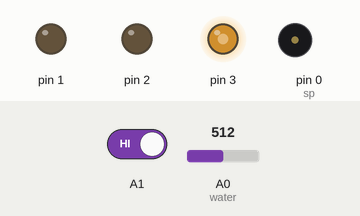
Recording of a sketch running on a simulated Arduino Uno, built with avr-gcc and run on an emulated ATmega328P. Parts: output pins drawn as LEDs (lit = HIGH), buzzer (waves = sounding). The test bench sets the inputs (shaded band); at power-on: A0 (water) = 512, A1 HIGH.

Above: at 1.8 s.
1.9 s: A0 (water) set to 55
3.4 s: A0 (water) set to 46
At 5.0 s:
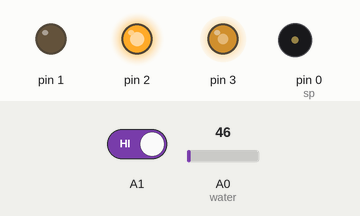
7.7 s: A0 (water) set to 122
At 9.2 s:
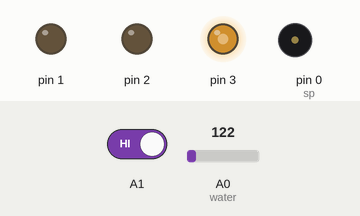
9.5 s: A1 driven LOW
At 10.9 s:
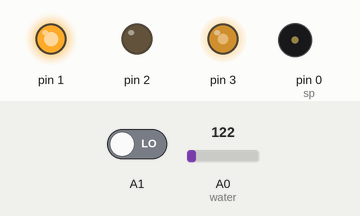
11.5 s: A1 driven HIGH
At 15.6 s:
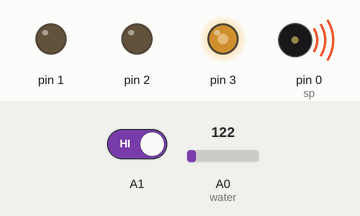
15.8 s: A0 (water) set to 40
At 16.7 s:
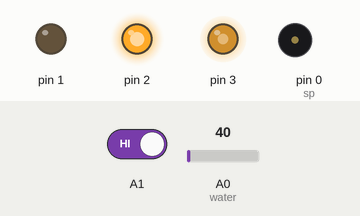
Timing chart, 0 to 18.5 s (numbered marks = the images above; inputs shaded):
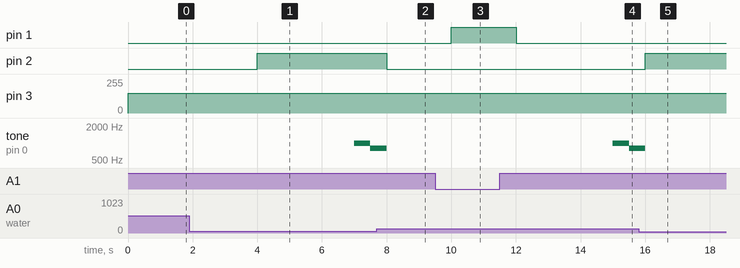

Measured:
- the behaviour switches between 50 and 49 on A0 (water) (found by bisection; images 0 and 1)
- after the input at 1.9 s, every drawn part: stays the same
- after the input at 3.4 s, pin 2: LOW → HIGH after 0.60 s
- after the input at 7.7 s, pin 2: HIGH → LOW after 0.30 s
- after the input at 9.5 s, pin 1: LOW → HIGH after 0.50 s
- after the input at 11.5 s, pin 1: HIGH → LOW after 0.50 s
- after the input at 15.8 s, pin 2: LOW → HIGH after 0.20 s

The sketch:

sketch_aug13b.ino
```cpp
int tt = 0;            //前進時間初始值
int sw1 = 0;           //前端感測
int sp = 0;
int water = A0;
int WW = 0;
void setup() {
  pinMode(A1,INPUT);   //前端感測開關
  pinMode(sp,OUTPUT);
  pinMode (3,OUTPUT); //馬達智能腳
  pinMode (1,OUTPUT); //馬達輸出1
  pinMode (2,OUTPUT); //馬達輸出2
}

void loop() {
  noTone(sp);
 for(int i = 0 ; i <= 6;i++){
  spo();
  delay(1000);
 }
 tone(sp,1000);
 delay(500);
 tone(sp,800);
 delay(500);
 noTone(sp);
 tt = 0;
}
void spo(){
    analogWrite(3,150);
   sw1= digitalRead(A1);
   WW = analogRead(water);
   if ( WW >= 50){
    if(sw1 == LOW){
    digitalWrite(1,HIGH);
    digitalWrite(2,LOW);
    tt++;
    delay(1);
    } else {
      digitalWrite(1,LOW);
      digitalWrite(2,LOW);
      noTone(sp);
    }
  } else {
    if(sw1 == HIGH){
    digitalWrite(1,LOW);
    digitalWrite(2,HIGH);
    delay(tt);
    } else {
    digitalWrite(1,LOW);
    digitalWrite(2,LOW);
    }
  }
}
```
